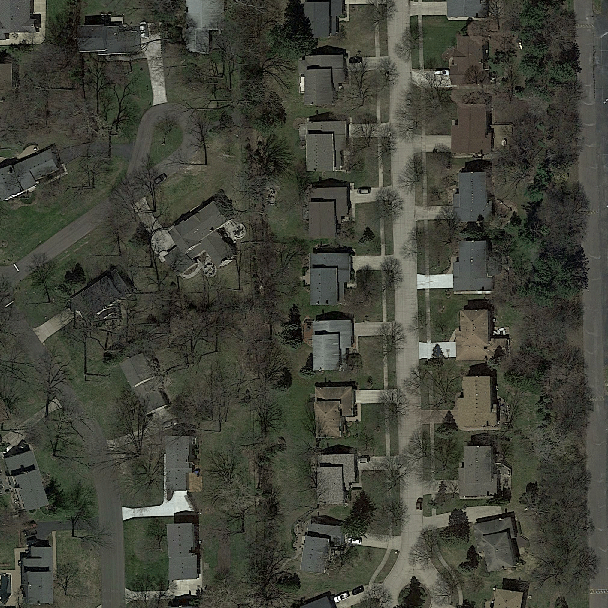
#> input picture testing/images/test_007.png, 608 x 608 px; its folder holds 4 pictures in this run
$ python postprocessing.py
#> lines starting #> are read from the running program, lines starting #| are printed output that depends on the picture; after the words box and inside, x2 and y2 are one past the last pixel; in counts of white or black regions, pixels touching at a corner belong together; pictures that were not available may be replaced by others from this repository, and a replacement may not be noted
### helpers/threshold.py
import os
from pathlib import Path
import datetime
import matplotlib.pyplot as plt
from skimage import io, util, filters
from skimage.filters import *
import numpy as np
import sys
sys.path.append('../')
from helpers.submission import masks_to_submission


# [9 lines left out: functions th_otsu, th_minimum, not called in this run]

def th_li(im):
    t = threshold_li(im) + 0.07 * 255
    li = im > t
    return  (np.clip(li*255, 0, 255)).astype(np.uint8)

def th_manual(im, t):
    manual = im > t * 255
    return  (np.clip(manual*255, 0, 255)).astype(np.uint8)

# [90 lines left out: functions plot_different_thresholds, normal_thresholding, not called in this run]

### helpers/submission.py
from pathlib import Path
import datetime
import os
import sys
import matplotlib.pyplot as plt
sys.path.append('../')

from helpers.mask_to_submission import *
from helpers.submission_to_mask import *

#### Applies the "mask_to_submission file that converts the predicted images to our output format
#   Output format: Each image is split into patches of 16 x 16 pixels, and then a 0 or 1 label is assigned to it
#   based on our predicted pixel-wise label
#   The public test score is based on those patch-wise predictions
#  ####

def submit_predictions(filenames, path='../testing/predictions/'):
  Path("../results/csv").mkdir(parents=True, exist_ok=True)
  submission_filename = '../results/csv/submission_' + datetime.datetime.now().strftime('%Y-%m-%d_%H_%M') + '.csv'
  image_filenames = []
  print(filenames)
  for i in range(0, 94):
    number = filenames[i]
    filename = path + 'test_' + str(number[5:8]) + ".png"
    print(filename)
    if not os.path.isfile(filename):
        print(filename + " not found")
        continue
    image_filenames.append(filename)

  masks_to_submission(submission_filename, *image_filenames)
  return submission_filename

  # [4 lines of commented-out code are left out]

### helpers/morph.py
import cv2
import numpy as np
from skimage.util import img_as_ubyte
from skimage.morphology import erosion, dilation, opening, closing, white_tophat, area_opening
from skimage.morphology import square, star, diamond


FILTER_SIZE = 50
CLOSING_FILTER_SIZE = 20
DILATED_FILTER_SIZE = 10
EROSION_FILTER_SIZE = 20
OPENING_FILTER_SIZE = 15
AREA_SIZE = 900

# Morphological closing is dilation (=Makes white boundary bigger) followed by erosion(=erodes pixels at boundary away -> Removes white noise, but makes white area smaller).

# This closes small holes
def morph_closing(image, plot_comparison=False, filter_size = CLOSING_FILTER_SIZE):
    data = img_as_ubyte(image)
    new = closing(data, square(filter_size))
    if plot_comparison:
        plot_comparison(image, new, 'closing')
    return new

# Removes noise
# [20 lines left out: functions morph_opening, morph_erosion, morph_dilation, not called in this run]

def morph_area_opening(image, plot_comparison=False, area_size = AREA_SIZE):
    data = img_as_ubyte(image)
    new = area_opening(data, area_size)
    if plot_comparison:
        plot_comparison(image, new, 'area opening')
    return new


# [45 lines left out: function morph_tests, not called in this run]

### helpers/postprocessing.py
import sys
sys.path.append('../')
import cv2
import numpy as np
from skimage.util import img_as_ubyte
import matplotlib.pyplot as plt
from helpers.submission_to_mask import *
from helpers.submission import *
import glob
import tensorflow as tf
from pathlib import Path
from skimage import io, util
from helpers.paths import *
from helpers.metrics import *
from helpers.augment import *
from helpers.threshold import *
from helpers.morph import *
from helpers.reconstruct_from_submission import reconstruct_from_labels
FILTER_SIZE = 50
CLOSING_FILTER_SIZE = 20
DILATED_FILTER_SIZE = 10

OPENING_FILTER_SIZE = 15
AREA_SIZE = 900
AUTOTUNE = tf.data.experimental.AUTOTUNE

# [15 lines left out: function plot_comparison, not called in this run]

def plot_image(im):
      plt.imshow(im)
      plt.show()

def postprocess_and_submit(redo=True, predictions_path='../testing/predictions/'):
#> called with redo = True, predictions_path = '../testing/predictions/'
      satellite_path = '../testing/images/'
      output_path = '../testing/postprocessed/'
      pred_thresh_path = '../testing/predictions_threshold/'

      satellite_images_names = sorted(os.listdir(satellite_path))
      filenames = sorted(os.listdir(predictions_path))
      if '.DS_Store' in filenames:
            filenames.remove('.DS_Store')
      satellite_images_list = [cv2.imread(file) for file in sorted(
        glob.glob(satellite_path + '*.png'))]
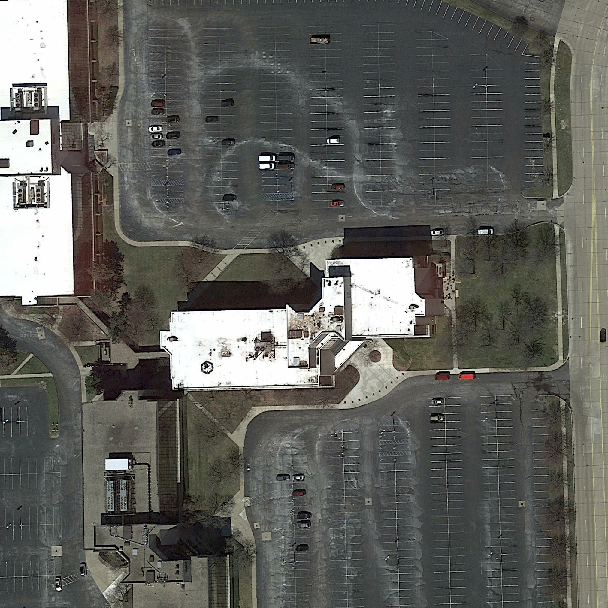
#> input picture testing/images/test_008.png, 608 x 608 px
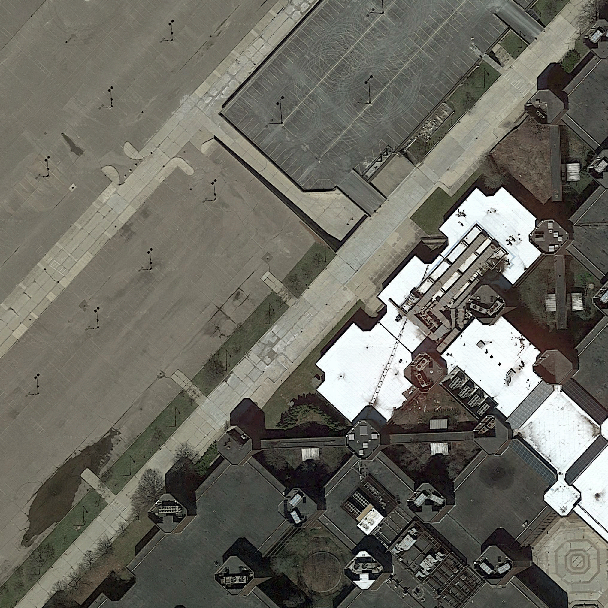
#> input picture testing/images/test_009.png, 608 x 608 px
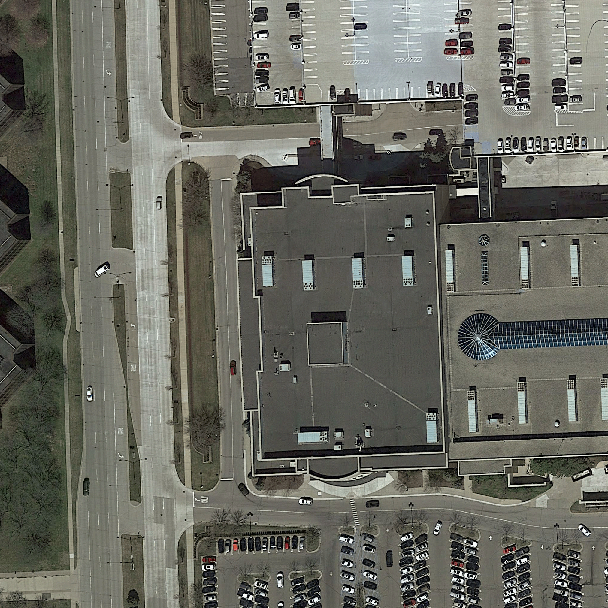
#> input picture testing/images/test_010.png, 608 x 608 px
#> satellite_images_list = 4 items

      predictions_list = [cv2.imread(file, cv2.IMREAD_GRAYSCALE) for file in sorted(
        glob.glob(predictions_path + '*.png'))]
#> predictions_list = 1 item

      pred_threshold_list = [cv2.imread(file, cv2.IMREAD_GRAYSCALE) for file in sorted(
        glob.glob(pred_thresh_path + '*.png'))]

      Path(output_path).mkdir(parents=True, exist_ok=True)
      manual_t = 0.3

      manual_images = []
      li_images = []
      otsu_images = []

      final_images = []
      final_images_submitted = []
      if redo:
            for i, im in enumerate(predictions_list):
                  # 1. Do thresholding
                  #im_otsu = th_otsu(im)
                  im_li = th_li(im)
                  li_images.append(im_li)

                 # otsu_images.append(im_otsu)

                  # mask1 = morph_closing(im, filter_size = 16)
                  # # Remove everything that now still has big area ->
                  # mask2 = morph_area_opening(mask1, area_size = 256*3+1)

                  # #
                  # # diff = mask2 - mask1
                  # # diff[diff!=1] = 0
                  # # diff[diff==1] = 1

                  # # first = morph_closing(im, filter_size = 15)
                  # first[diff==1] = 0

                  im_manual = th_manual(im, manual_t)
                  manual_images.append(im_manual)

                  first = morph_closing(im_li, filter_size = 6)
                  first = morph_area_opening(first, area_size = 400)
                  new_im = first

                  new_im = np.expand_dims(new_im, axis=2)
                  name = output_path  + "test_" + str(filenames[i][5:8]) + ".png"
                  cv2.imwrite(name, new_im)
                  final_images.append(new_im)
                  print("Written to " + name)
#> this loop made 1 pass
#> (t in th_li, name) on pass 1: (70.04, '../testing/postprocessed/test_007.png')
#| Written to ../testing/postprocessed/test_007.png
#> pass 1, in th_li, `li = im > t`:
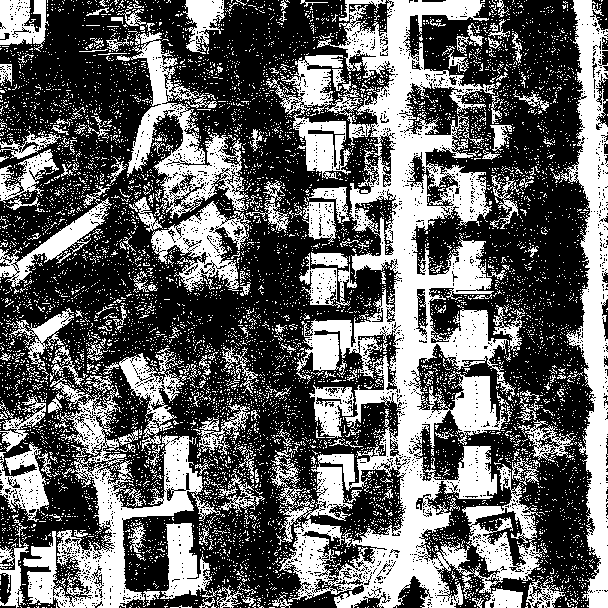
#> li: shape (608, 608) bool; 39.4% white; 8058 white regions (7846 under 20 px), largest, box (x1, y1, x2, y2) and area: (266, 0, 543, 608) 57557, (559, 0, 608, 608) 12795, (23, 374, 203, 608) 11605
#> pass 1, in th_manual, `manual = im > t * 255`:
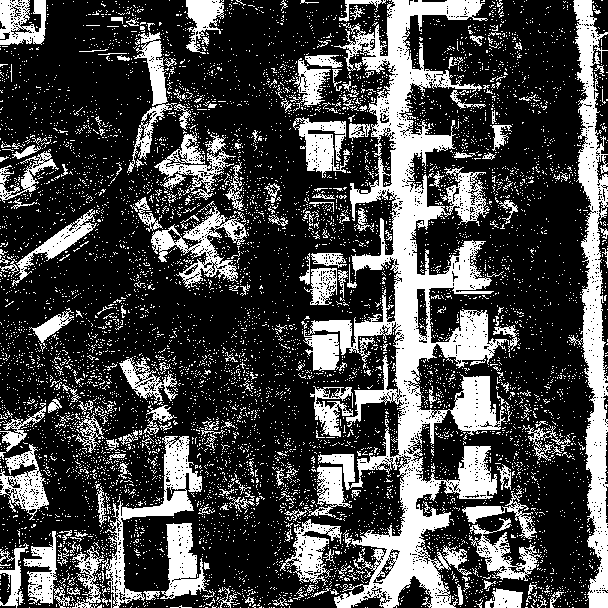
#> manual: shape (608, 608) bool; 28.5% white; 7680 white regions (7467 under 20 px), largest, box (x1, y1, x2, y2) and area: (308, 0, 509, 608) 35606, (568, 0, 608, 608) 10011, (72, 436, 202, 608) 4118
#> after the loop, final_images = 1 item; li_images = 1 item; manual_images = 1 item

      new_filenames = os.listdir(output_path)
      if '.DS_Store' in new_filenames:
            new_filenames.remove('.DS_Store')
      csv_filename = submit_predictions(new_filenames, path = output_path)
      for i in range(7, 224):
            reconstruct_from_labels(i, name = csv_filename)

      name_list = range(7, 224)
      for i, im in enumerate(satellite_images_list):
            image_id = int(filenames[i][5:8])
            plot_comparison([im,predictions_list[i], manual_images[i], li_images[i],  final_images[i], reconstruct_from_labels(image_id, name= csv_filename)],
            ['Satellite', 'Prediction', 't=0.3', 'Li method', 'After morphing', 'Submission',],
            [None] + [plt.cm.gray] * 20,
            i,
            'postprocessed/li_close_area_sub0.35/',
            show = False)


# [57 lines left out: function postprocess_and_submit_final, not called in this run]
      # for i, im in enumerate(satellite_images_list):
      #       image_id = int(filenames[i][5:8])
            # print(image_id)
            # plot_comparison([im,predictions_list[i], final_images[i]],
            # ['Satellite', 'Prediction', 'final'],
            # [None] + [plt.cm.gray] * 20,
            # i,
            # 'postprocessed/_area_opening_on_final_35/',
            # show = True)


def main():
      postprocess_and_submit(redo=True)

if __name__ == '__main__':
#> (the run stopped early here; a loop or call above may not have finished)
